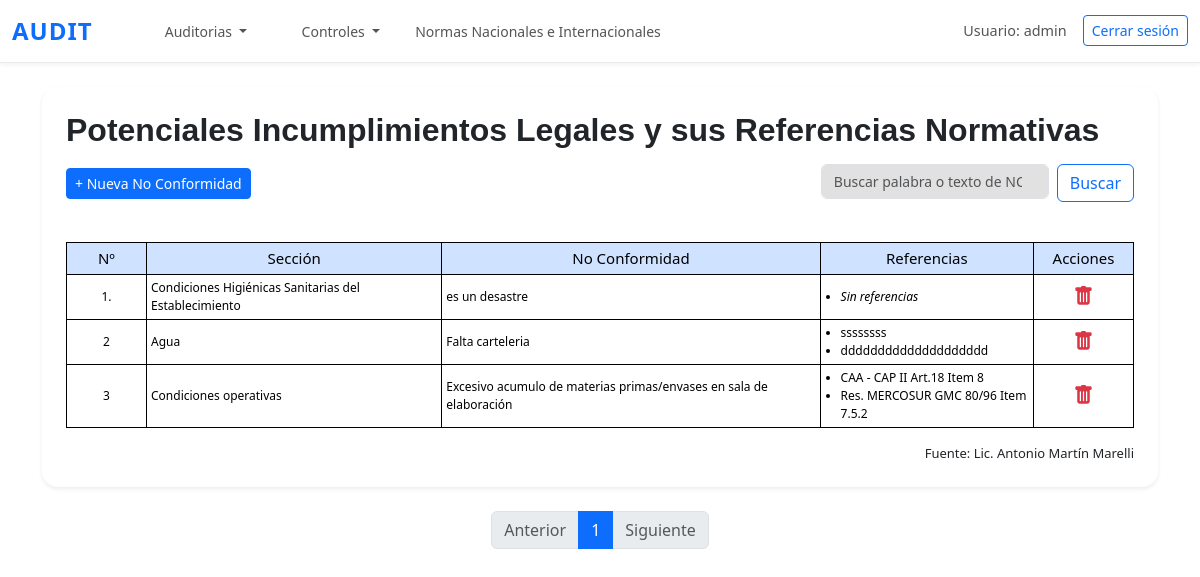
The app's page /nc/lista/ (signed in) with its own data.
### questions/models.py (models this page shows, shortened)
class NoConformidades(models.Model):
    numero = models.CharField(max_length=10)
    seccion = models.TextField(max_length=100, blank=True, null=True)
    nc = models.TextField(max_length=255, blank=True, null=True)

class Ref_noconformidades(models.Model):
    nc_lista = models.ForeignKey(NoConformidades, related_name='ref_noconformidades', on_delete=models.CASCADE)
    texto = models.CharField(max_length=255)

### questions/views.py (the view)
# urls.py: path('nc/lista/', lista_nc, name='lista_nc'),
def lista_nc(request):
    query = request.GET.get('q', '')
    if query:
        nc_lista = NoConformidades.objects.filter(Q(seccion__icontains=query) | Q(nc__icontains=query)).prefetch_related('ref_noconformidades')
    else:
        nc_lista = NoConformidades.objects.all().prefetch_related('ref_noconformidades')
    paginator = Paginator(nc_lista, 5)  # 5 registros por página
    page_number = request.GET.get('page')
    page_obj = paginator.get_page(page_number)
    context = {
        'page_obj': page_obj,
        'query': query,  # Para mantener el texto buscado en el input
    }
    return render(request, 'questions/lista_nc.html', context)

### questions/templates/questions/lista_nc.html (shortened to what this page needs)
{% extends 'questions/base.html' %}
{% load static %}
{% block content %}
<div class="container py-4">
    <div class="bg-white p-4 rounded-4 shadow-sm">
        <div class="d-flex flex-wrap justify-content-between align-items-center mb-4">
            <h2 class="mb-0" style="font-family: 'Montserrat', sans-serif; font-weight: 600;">
                Potenciales Incumplimientos Legales y sus Referencias Normativas
            </h2>
            <br>
            {% if user.is_authenticated and user.is_superuser %}
            <a href="{% url 'crear_nc' %}" class="btn btn-primary btn-sm">
                + Nueva No Conformidad
            </a>
            {% endif %}
            <form method="get" class="d-flex mb-3" role="search" style="margin-top: 15px;">
              <input class="form-control me-2" type="search" placeholder="Buscar palabra o texto de NC." aria-label="Buscar" name="q" value="{{ query }}">
              <button class="btn btn-outline-primary" type="submit">Buscar</button>
            </form>
        </div>
        <div class="table-responsive">
            <table class="table table-bordered table-hover align-middle table-sm small">
                <thead class="table-primary text-center">
                    <tr>
                        <th style="width: 80px;">Nº</th>
                        <th>Sección</th>
                        <th>No Conformidad</th>
                        <th style="width: 20%">Referencias</th>
                        {% if user.is_authenticated and user.is_superuser %}
                        <th style="width: 100px;">Acciones</th>
                        {% endif %}
                    </tr>
                </thead>
                <tbody>
                    {% for nc in page_obj %}
                    <tr>
                        <td class="text-center">{{ nc.numero }}</td>
                        <td>{{ nc.seccion }}</td>
                        <td>{{ nc.nc }}</td>
                        <td>
                          <ul class="mb-0 ps-3">
                              {% for ref in nc.ref_noconformidades.all %}
                                  <li>{{ ref.texto }}</li>
                              {% empty %}
                                  <li><em>Sin referencias</em></li>
                              {% endfor %}
                          </ul>
                      </td>
                        {% if user.is_authenticated and user.is_superuser %}
                        <td class="text-center">
                            <a href="#" class="text-danger" title="Eliminar" data-bs-toggle="modal" data-bs-target="#modalEliminar{{ nc.pk }}">
                                <i class="bi bi-trash-fill fs-5"></i>
                            </a>
                        </td>
                        {% endif %}
                    </tr>
                    {% endfor %}
                </tbody>
            </table>
        </div>
        <div style="font-size: 13px; text-align: right;">
          Fuente: Lic. Antonio Martín Marelli
        </div>
    </div>
</div>
<nav aria-label="Page navigation">
  <ul class="pagination justify-content-center">
    {% if page_obj.has_previous %}
      <li class="page-item">
        <a class="page-link" href="?q={{ query }}&page={{ page_obj.previous_page_number }}">Anterior</a>
      </li>
    {% else %}
      <li class="page-item disabled">
        <span class="page-link">Anterior</span>
      </li>
    {% endif %}
    {% for num in page_obj.paginator.page_range %}
      {% if page_obj.number == num %}
        <li class="page-item active">
          <span class="page-link">{{ num }}</span>
        </li>
      {% else %}
        <li class="page-item">
          <a class="page-link" href="?q={{ query }}&page={{ num }}">{{ num }}</a>
        </li>
      {% endif %}
    {% endfor %}
    {% if page_obj.has_next %}
      <li class="page-item">
        <a class="page-link" href="?q={{ query }}&page={{ page_obj.next_page_number }}">Siguiente</a>
      </li>
    {% else %}
      <li class="page-item disabled">
        <span class="page-link">Siguiente</span>
      </li>
    {% endif %}
  </ul>
</nav>
{% endblock %}

### questions/templates/questions/base.html (shortened to what this page needs)
<!DOCTYPE html>
<html lang="en">
<head>
  <link href="https://cdn.jsdelivr.net/npm/bootstrap@5.3.3/dist/css/bootstrap.min.css" rel="stylesheet">
  <link href="https://cdn.jsdelivr.net/npm/bootstrap-icons@1.10.5/font/bootstrap-icons.css" rel="stylesheet">
  {% load static %}
  <link rel="stylesheet" type="text/css" href="{% static 'css/estilos.css' %}">
</head>
<body>
  <nav class="navbar navbar-expand-lg">
    <div class="container-fluid">
      <a class="navbar-brand" href="{% url 'home' %}">AUDIT</a>
      <ul class="navbar-nav ms-5 me-auto mb-2 mb-lg-0">
        <li class="nav-item dropdown">
          <a class="nav-link dropdown-toggle" style="font-size: 14px; font-weight: 400;" href="#" id="navbarDropdown" role="button" data-bs-toggle="dropdown" aria-expanded="false">
            Auditorias
          </a>
        </li>
        {% if user.is_superuser %}
        <li class="nav-item dropdown">
          <a class="nav-link dropdown-toggle" style="font-size: 14px; font-weight: 400;" href="#" id="navbarDropdown" role="button" data-bs-toggle="dropdown" aria-expanded="false">
            Controles
          </a>
        </li>
        {% endif %}
        <li>
          <a class="nav-link" style="font-size: 14px; font-weight: 400;" href="{% url 'normas_listar' %}">
            Normas Nacionales e Internacionales
          </a>
        </li>
      </ul>
        {% if user.is_authenticated %}
        <div class="d-flex align-items-center">
          <span class="navbar-text me-3">
            Usuario: {{ user.username }} {{ user.lastname }}
          </span>
          <a class="btn btn-outline-primary btn-sm" href="{% url 'logout' %}">Cerrar sesión</a>
        </div>
        {% endif %}
      </div>
  </nav>
  {% block content %}
  {% endblock %}
</body>
</html>

### static/css/estilos.css (style rules this page uses)
.navbar { background-color: #f7e3a1; }
body { background-color: white }
.form-control { height: 35px; background-color: rgb(226, 225, 225); font-size: 14px; }
table { width: 100%; }
thead tr th { font-size: 15px; font-weight: 400; text-align: center; }
tbody tr { font-size: 12px; margin-bottom: solid 2px black; }
.table th, .table td { border: 1px solid black; }

### questions/templates/questions/base.html (style rules this page uses)
.navbar { box-shadow: 0 2px 4px rgba(0, 0, 0, 0.05); position: sticky; top: 0; z-index: 1030; background-color: #ffffff; border-bottom: 1px solid #eaeaea; }
.navbar-nav { gap: 1.2rem; }
.navbar-brand { font-weight: 700; font-size: 1.5rem; letter-spacing: 1px; color: #0d6efd !important; }
.nav-link { color: #555 !important; font-size: 1rem; transition: color 0.3s ease; }
.navbar-text { font-size: 0.9rem; color: #555; }

### records on screen
NoConformidades: numero "1.", seccion "Condiciones Higiénicas Sanitarias del Establecimiento", nc "es un desastre"
NoConformidades: numero "2", seccion "Agua", nc "Falta carteleria"
Ref_noconformidades: texto "ssssssss"
Ref_noconformidades: texto "dddddddddddddddddddd"
NoConformidades: numero "3", seccion "Condiciones operativas", nc "Excesivo acumulo de materias primas/envases en sala de elaboración"
Ref_noconformidades: texto "CAA - CAP II Art.18 Item 8"
Ref_noconformidades: texto "Res. MERCOSUR GMC 80/96 Item 7.5.2"

### other values on screen
{{ user.username }} "admin"
{{ num }} "1"
